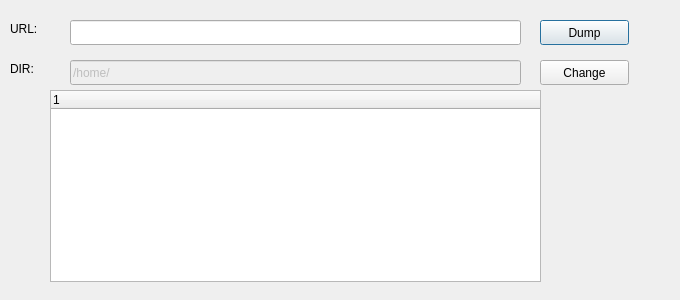
<?xml version="1.0" encoding="UTF-8"?>
<ui version="4.0">
 <class>DumpWindow</class>
 <widget class="QDialog" name="DumpWindow">
  <property name="geometry">
   <rect>
    <x>0</x>
    <y>0</y>
    <width>680</width>
    <height>300</height>
   </rect>
  </property>
  <property name="windowTitle">
   <string>Dialog</string>
  </property>
  <widget class="QLineEdit" name="url">
   <property name="geometry">
    <rect>
     <x>70</x>
     <y>20</y>
     <width>451</width>
     <height>25</height>
    </rect>
   </property>
  </widget>
  <widget class="QPushButton" name="dumpButton">
   <property name="geometry">
    <rect>
     <x>540</x>
     <y>20</y>
     <width>89</width>
     <height>25</height>
    </rect>
   </property>
   <property name="text">
    <string>Dump</string>
   </property>
  </widget>
  <widget class="QLabel" name="label">
   <property name="geometry">
    <rect>
     <x>10</x>
     <y>20</y>
     <width>67</width>
     <height>17</height>
    </rect>
   </property>
   <property name="text">
    <string>URL:</string>
   </property>
  </widget>
  <widget class="QPushButton" name="changeDirButton">
   <property name="geometry">
    <rect>
     <x>540</x>
     <y>60</y>
     <width>89</width>
     <height>25</height>
    </rect>
   </property>
   <property name="text">
    <string>Change</string>
   </property>
  </widget>
  <widget class="QLabel" name="label_2">
   <property name="geometry">
    <rect>
     <x>10</x>
     <y>60</y>
     <width>67</width>
     <height>17</height>
    </rect>
   </property>
   <property name="text">
    <string>DIR:</string>
   </property>
  </widget>
  <widget class="QLineEdit" name="directory">
   <property name="enabled">
    <bool>false</bool>
   </property>
   <property name="geometry">
    <rect>
     <x>70</x>
     <y>60</y>
     <width>451</width>
     <height>25</height>
    </rect>
   </property>
   <property name="minimumSize">
    <size>
     <width>0</width>
     <height>25</height>
    </size>
   </property>
   <property name="text">
    <string>/home/</string>
   </property>
  </widget>
  <widget class="QTreeWidget" name="treeWidget">
   <property name="geometry">
    <rect>
     <x>50</x>
     <y>90</y>
     <width>491</width>
     <height>192</height>
    </rect>
   </property>
   <column>
    <property name="text">
     <string notr="true">1</string>
    </property>
   </column>
  </widget>
 </widget>
 <resources/>
 <connections/>
</ui>
